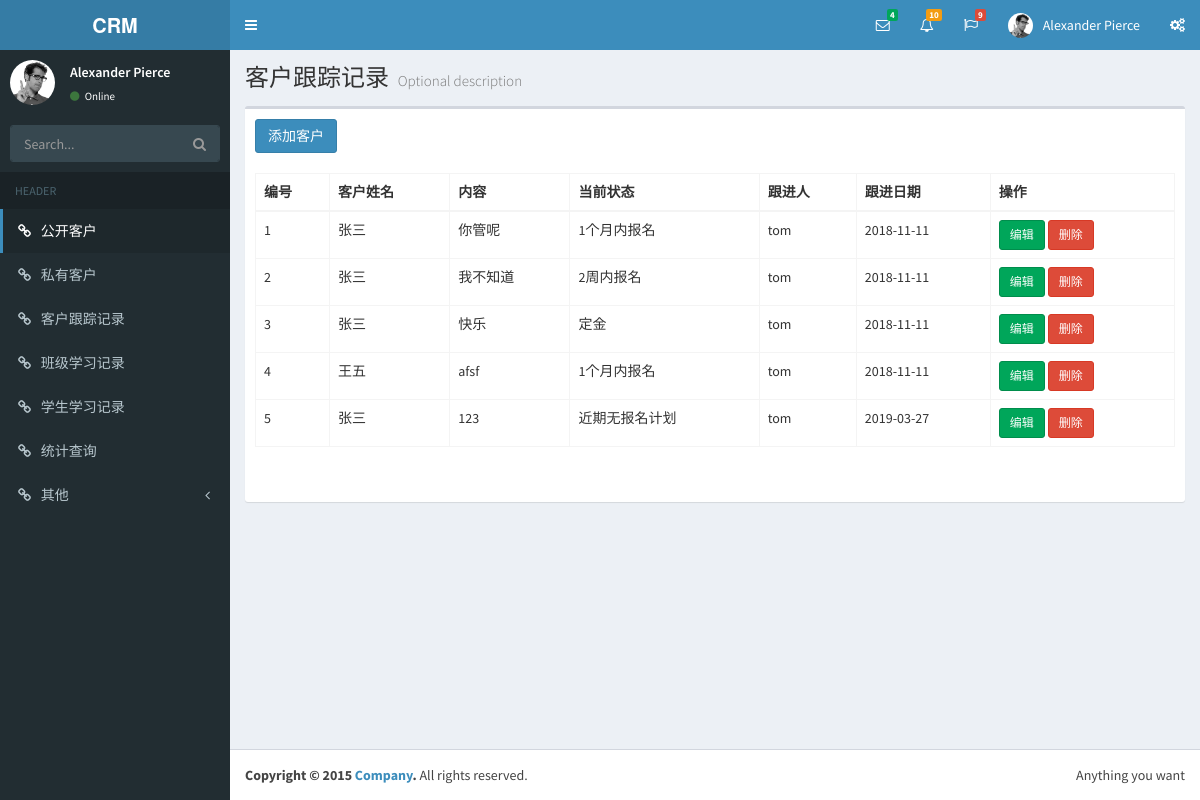
Screenshot of /customers/tracking/ (signed in) with the database file from the repository.
### app01/models.py (models this page shows, shortened)
class ConsultRecord(models.Model):
    customer = models.ForeignKey('Customer', verbose_name="所咨询客户", on_delete=models.CASCADE)
    note = models.TextField(verbose_name="跟进内容...")
    status = models.CharField("跟进状态", max_length=8, choices=seek_status_choices, help_text="选择客户此时的状态")
    consultant = models.ForeignKey("UserInfo", verbose_name="跟进人", related_name='records',
                                   on_delete=models.CASCADE, limit_choices_to={"pk": 9})
    date = models.DateTimeField("跟进日期", auto_now_add=True)
    delete_status = models.BooleanField(verbose_name='删除状态', default=False)

class Customer(models.Model):
    qq = models.CharField('QQ', max_length=64, unique=True, help_text='QQ号必须唯一')
    qq_name = models.CharField('QQ昵称', max_length=64, blank=True, null=True)
    name = models.CharField('姓名', max_length=32, blank=True, null=True, help_text='学员报名后，请改为真实姓名')
    sex_type = (('male', '男'), ('female', '女'))
    sex = models.CharField("性别", choices=sex_type, max_length=16, default='male', blank=True, null=True)
    birthday = models.DateField('出生日期', default=None, help_text="格式yyyy-mm-dd", blank=True, null=True)
    phone = models.BigIntegerField('手机号', blank=True, null=True)
    source = models.CharField('客户来源', max_length=64, choices=source_type, default='qq')
    introduce_from = models.ForeignKey('Customer', verbose_name="转介绍自学员", blank=True, null=True,on_delete=models.CASCADE)
    course = MultiSelectField("咨询课程", choices=course_choices)
    class_type = models.CharField("班级类型", max_length=64, choices=class_type_choices, default='fulltime')
    customer_note = models.TextField("客户备注", blank=True, null=True, )
    status = models.CharField("状态", choices=enroll_status_choices, max_length=64, default="unregistered",
                              help_text="选择客户此时的状态")
    date = models.DateTimeField("咨询日期", auto_now_add=True)
    last_consult_date = models.DateField("最后跟进日期", auto_now_add=True)
    next_date = models.DateField("预计再次跟进时间", blank=True, null=True)
    consultant = models.ForeignKey('UserInfo', verbose_name="销售", related_name='customers', blank=True, null=True, on_delete=models.CASCADE)
    class_list = models.ManyToManyField('ClassList', verbose_name="已报班级", )
    deal_date = models.DateField(null=True)

class UserInfo(AbstractUser):
    tel = models.CharField(max_length=32, null=True, blank=True)
    gender = models.IntegerField(choices=((1, "男"), (2, "女")), default=1)
    depart = models.ForeignKey("Department", on_delete=models.CASCADE, default=1)

### app01/views.py (the view)
# urls.py: path('customers/tracking/', views.TrackCustomers.as_view(), name="track_customers"),
class TrackCustomers(View):
    def get(self, request):
        customer_list = ConsultRecord.objects.filter(consultant=request.user)
        customer_id = request.GET.get("customer_id")
        if customer_id:
            customer_list = ConsultRecord.objects.filter(customer_id=customer_id)
        return render(request, "track_customer_list.html", {"customer_list": customer_list})

### templates/track_customer_list.html (shortened to what this page needs)
{% extends "base.html" %}
{% block con %}
    <section class="content-header">
        <h1>
            客户跟踪记录
            <small>Optional description</small>
        </h1>
    </section>
    <section class="content">
        <div class="row">
            <div class="col-xs-12">
                <div class="box">
                    <div class="box-header">
                        <a href="/track_customers/add/" class="btn btn-primary">添加客户</a>
                    </div>
                    <div class="box-body">
                        <table id="example2" class="table table-bordered table-hover">
                            <thead>
                            <tr>
                                <th>编号</th>
                                <th>客户姓名</th>
                                <th>内容</th>
                                <th>当前状态</th>
                                <th>跟进人</th>
                                <th>跟进日期</th>
                                <th>操作</th>
                            </tr>
                            </thead>
                            <tbody>
                            {% for customer in customer_list %}
                                <tr>
                                    <td>{{ forloop.counter }}</td>
                                    <td>{{ customer.customer.name }}</td>
                                    <td>{{ customer.note }}</td>
                                    <td>{{ customer.get_status_display }}</td>
                                    <td>{{ customer.consultant }}</td>
                                    <td>{{ customer.date|date:"Y-m-d" }}</td>
                                    <td>
                                        <a href="/track_customers/edit/{{ customer.pk }}/"
                                           class="btn btn-success btn-sm">编辑</a>
                                        <a href="/track_customers/del/{{ customer.pk }}/"
                                           class="btn btn-danger btn-sm">删除</a>
                                    </td>
                                </tr>
                            {% endfor %}
                            </tbody>
                        </table>
                        <nav aria-label="Page navigation">
                        </nav>
                    </div>
                </div>
            </div>
        </div>
    </section>
{% endblock %}

### rows the page displays
ConsultRecord: customer.name "张三", note "你管呢", status "1个月内报名", consultant "tom", date "2018-11-11"
ConsultRecord: customer.name "张三", note "我不知道", status "2周内报名", consultant "tom", date "2018-11-11"
ConsultRecord: customer.name "张三", note "快乐", status "定金", consultant "tom", date "2018-11-11"
ConsultRecord: customer.name "王五", note "afsf", status "1个月内报名", consultant "tom", date "2018-11-11"
ConsultRecord: customer.name "张三", note "123", status "近期无报名计划", consultant "tom", date "2019-03-27"
